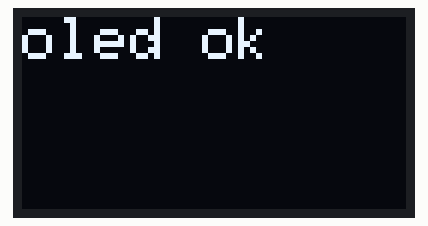
Simulated run of this sketch. Board: ESP32. Parts: 128×64 one-colour display.

Above: at 0.1 s.
At 5.07 s:
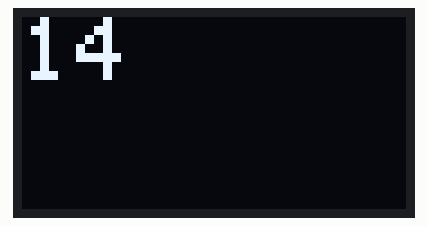
At 10.03 s:
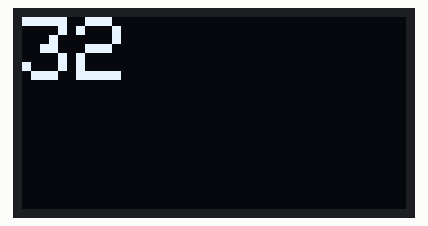
At 19.96 s:
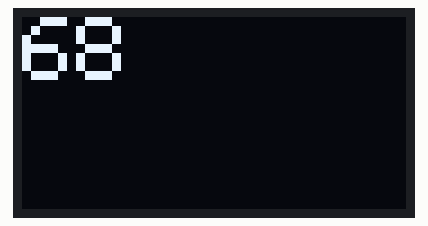
At 29.88 s:
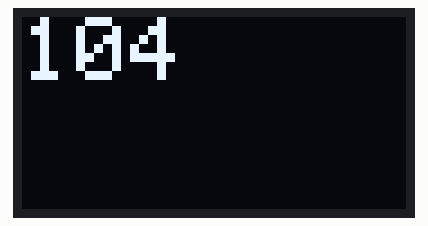
At 39.8 s:
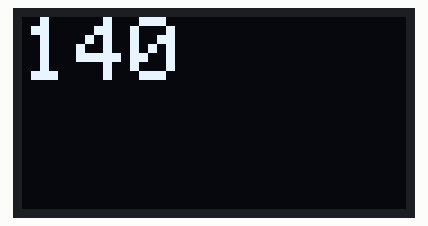

The sketch:

selftest_display.ino
```cpp
// Bench test: verify the SSD1306 OLED is wired and addressable.
// Expect: "openscan oled ok" on the display, then a counter incrementing.

#include <Wire.h>
#include <Adafruit_GFX.h>
#include <Adafruit_SSD1306.h>

constexpr uint8_t PIN_SDA = 21;
constexpr uint8_t PIN_SCL = 22;
constexpr uint8_t I2C_ADDR = 0x3C;

Adafruit_SSD1306 oled(128, 64, &Wire, -1);

void setup() {
  Serial.begin(115200);
  Wire.begin(PIN_SDA, PIN_SCL);
  if (!oled.begin(SSD1306_SWITCHCAPVCC, I2C_ADDR)) {
    Serial.println("oled init failed");
    while (true)
      delay(1000);
  }
  oled.clearDisplay();
  oled.setTextColor(SSD1306_WHITE);
  oled.setTextSize(2);
  oled.setCursor(0, 0);
  oled.println("oled ok");
  oled.display();
  delay(1000);
}

void loop() {
  static uint32_t i = 0;
  oled.clearDisplay();
  oled.setCursor(0, 0);
  oled.setTextSize(3);
  oled.println(i++);
  oled.display();
  delay(250);
}
```
